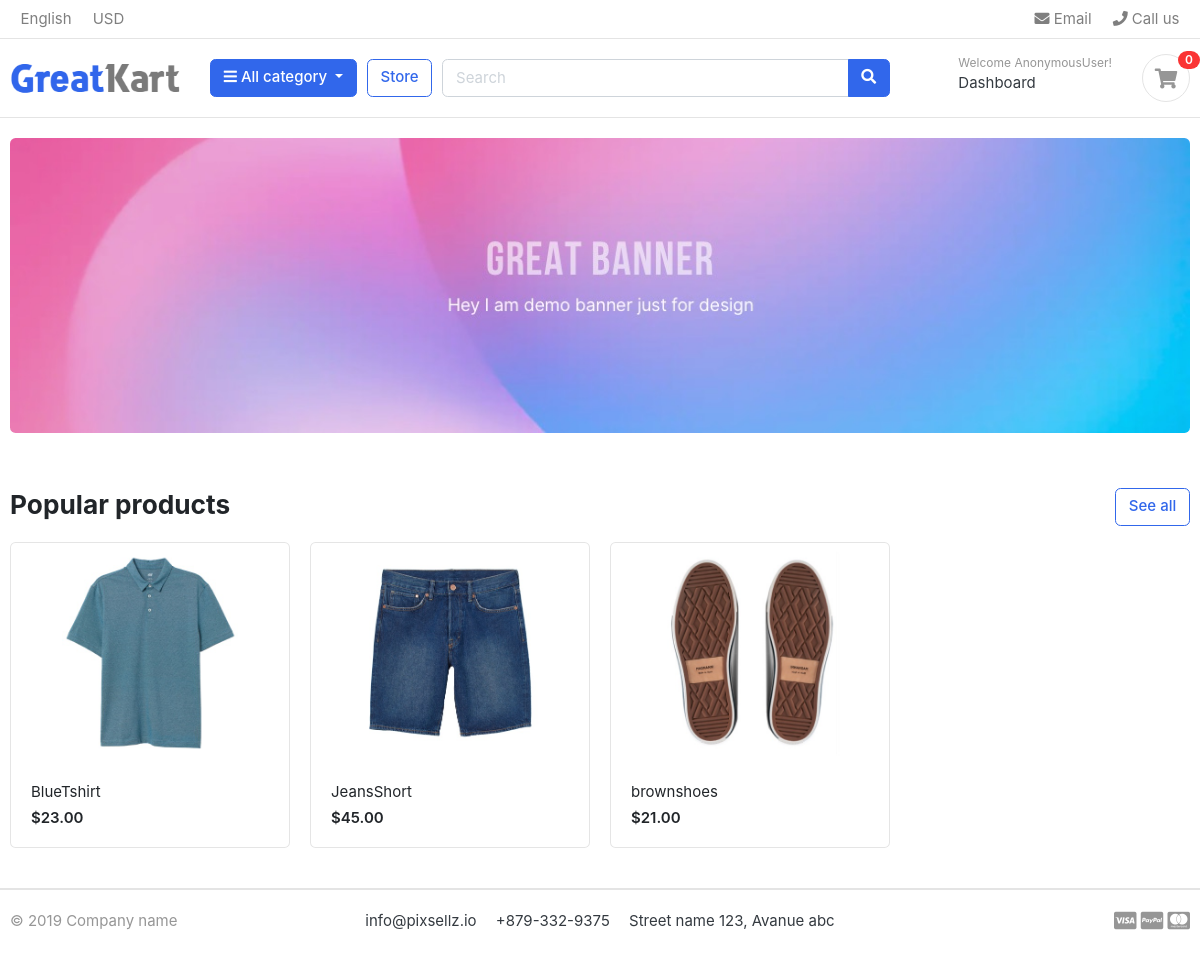
The app's page /, older data.
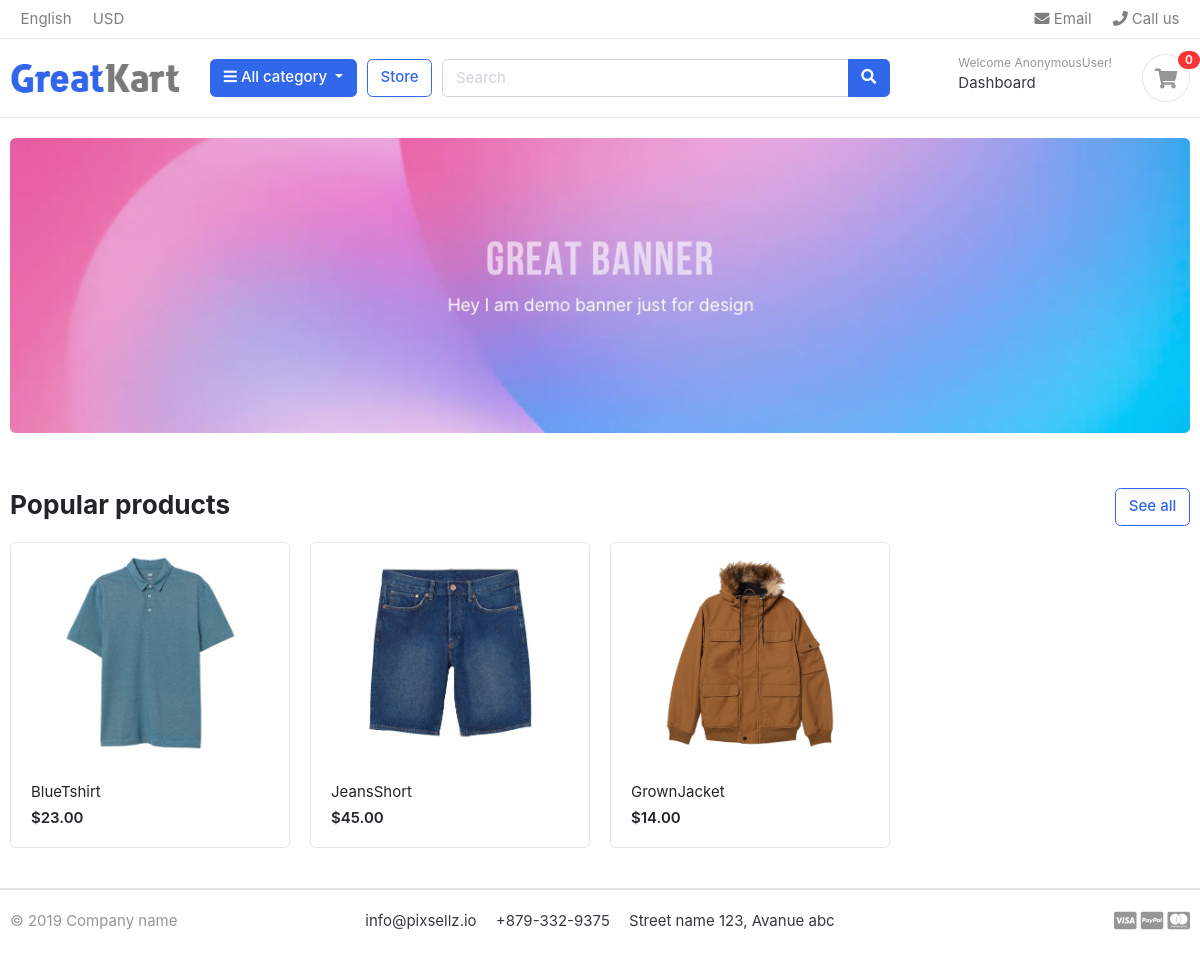
The same page, newer data.
### Order/models.py (models this page shows, shortened)
class OrderDetail(models.Model):
    orderdetail=models.ForeignKey(Order,on_delete=models.CASCADE)
    productorder=models.ForeignKey(ProductDetail,on_delete=models.CASCADE)
    order_count=models.IntegerField(default=1)
    purchase=models.BooleanField(default=False)
    received=models.BooleanField(default=False)

### Product/models.py (models this page shows, shortened)
class ProductDetail(models.Model):
    Pro_Detail=models.ForeignKey(Product,on_delete=models.CASCADE)
    Pro_Cat=models.ForeignKey(Category,on_delete=models.CASCADE)
    Pro_size=models.ForeignKey(Sizes,on_delete=models.CASCADE,null=True,blank=True)
    Pro_color=models.ForeignKey(Colors,on_delete=models.CASCADE,null=True,blank=True)
    objects=ProductDetail_Manger()

class Product(models.Model):
    Rate = [
        ('High', 'High'),
        ('Low', 'Low'),
        ('Affordable', 'Affordable')
    ]
    title=models.CharField(max_length=150)
    image=models.ImageField(upload_to='Photos/Product/',null=True)
    description=models.CharField(max_length=150)
    price=models.IntegerField(default=0,null=True,blank=True)
    rate=models.CharField(choices=Rate,max_length=50,null=True,blank=True)
    brand=models.CharField(max_length=50,default="Tommy")
    objects=ProductMange()

### DjangoProject/views.py (the view)
# urls.py: path('',homepage),
def homepage(request):
    return render(request,"homepage.html")

### Comments/context_processors.py
class CommentForm(ModelForm):
    class Meta:
        model=Comments
        fields=['Description']
        widgets={
            'Description':Textarea()
        }

### Categories/context_processors.py (called while the page is built)
def CategoriesItem(request):
    categories = Category.objects.all().exclude(Parentitem=None).values('ParentCategory')
    category_item = []
    for category in categories:
        for key in category:
            category_item.append(category.get(key))
    return dict(CategoriesItem=set(category_item))

### Comments/context_processors.py (called while the page is built)
def passform(request):
    return dict(commentform=CommentForm())

def pass_all_comments(request):
    return dict(comments=Comments.objects.all())

### DjangoProject/context_processors.py (called while the page is built)
def orderusercount(request):
    userid = request.user.id
    orderscount = OrderDetail.objects.filter(orderdetail__UserOder__user_id=userid,
                                             orderdetail__transaction=False).aggregate(
        userordercount=Count('productorder'))
    return dict(count=orderscount['userordercount'])

### Product/context_processors.py (called while the page is built)
def populare_product(request):
    mostcount=OrderDetail.objects.order_by('order_count')[:3]
    return dict(mostcount=mostcount)

### templates/homepage.html
{% extends "base.html" %}
{% load static %}
{% block content %}
<section class="section-intro padding-y-sm">
<div class="container">
<div class="intro-banner-wrap">
	<img src="{% static "images/banners/1.jpg" %}" class="img-fluid rounded">
</div>
</div>
</section>
<section class="section-name padding-y-sm">
<div class="container">
<header class="section-heading">
	<a href="/Search" class="btn btn-outline-primary float-right">See all</a>
	<h3 class="section-title">Popular products</h3>
</header>
<div class="row">
    {% for item in mostcount %}
	<div class="col-md-3">
		<div class="card card-product-grid">
			<a href="/ProductDetail/{{item.productorder.id   }}" class="img-wrap"> <img src="{{ item.productorder.Pro_Detail.image.url }}"> </a>
			<figcaption class="info-wrap">
				<a href="./product-detail.html" class="title">{{ item.productorder.Pro_Detail.title }}</a>
				<div class="price mt-1">${{item.productorder.Pro_Detail.price}}.00</div>
			</figcaption>
		</div>
	</div>
    {% endfor %}
</div>
</div>
</section>
{% endblock %}

### templates/base.html
{% load static %}
<!DOCTYPE HTML>
<html lang="en">
{% include 'header/HeaderRef.html' %}
<body>
{% include 'header/Header.html' with categories=categories %}
{% block content %}
{% endblock %}
{% include 'Footer/Footer.html' %}
</body>
</html>

### templates/header/HeaderRef.html (shortened to what this page needs)
{% load static %}
<head>
<link href="{% static "css/bootstrap.css" %}" rel="stylesheet" type="text/css"/>
<link href="{% static "fonts/fontawesome/css/all.min.css" %}" type="text/css" rel="stylesheet">
<link href="{% static "css/ui.css" %}" rel="stylesheet" type="text/css"/>
<link href="{% static "css/responsive.css" %}" rel="stylesheet" media="only screen and (max-width: 1200px)" />
</head>

### templates/header/Header.html (shortened to what this page needs)
{% load static %}
<header class="section-header">
<nav class="navbar p-md-0 navbar-expand-sm navbar-light border-bottom">
<div class="container">
  <div class="collapse navbar-collapse" id="navbarTop4">
    <ul class="navbar-nav mr-auto">
    	<li class="nav-item dropdown">
		 	<a href="#" class="nav-link">   English </a>
		</li>
		<li class="nav-item dropdown">
			<a href="#" class="nav-link"> USD </a>
		</li>
    </ul>
    <ul class="navbar-nav">
		<li><a href="#" class="nav-link"> <i class="fa fa-envelope"></i> Email </a></li>
		<li><a href="#" class="nav-link"> <i class="fa fa-phone"></i> Call us </a></li>
	</ul>
  </div>
</div>
</nav>
<section class="header-main border-bottom">
	<div class="container">
<div class="row align-items-center">
	<div class="col-lg-2 col-md-3 col-6">
		<a href="./" class="brand-wrap">
			<img class="logo" src="{% static "./images/logo.png" %}">
		</a>
	</div>
	<div class="col-lg col-sm col-md col-6 flex-grow-0">
		<div class="category-wrap dropdown d-inline-block float-right">
			<button type="button" class="btn btn-primary dropdown-toggle" data-toggle="dropdown">
				<i class="fa fa-bars"></i> All category
			</button>
		</div>
	</div>
	<a href="/" class="btn btn-outline-primary">Store</a>
	<div class="col-lg  col-md-6 col-sm-12 col">
		<form action="/Search" method="get" class="search">
			<div class="input-group w-100">
			    <input name="q" value="{{ request.get.q}}" type="text" class="form-control" style="width:60%;" placeholder="Search">
			    <div class="input-group-append">
			      <button class="btn btn-primary" type="submit">
			        <i class="fa fa-search"></i>
			      </button>
			    </div>
		    </div>
		</form>
	</div>
	<div class="col-lg-3 col-sm-6 col-8 order-2 order-lg-3">
				<div class="d-flex justify-content-end mb-3 mb-lg-0">
                    {% if user %}
					<div class="widget-header">
						<small class="title text-muted">Welcome {{ user }}!</small>
						<div>
							<a href="/DashboardPage"> Dashboard</a>
						</div>
					</div>
                    {% endif %}
					<a href="/CartPage" class="widget-header pl-3 ml-3">
						<div class="icon icon-sm rounded-circle border"><i class="fa fa-shopping-cart"></i></div>
						<span class="badge badge-pill badge-danger notify">{{ count }}</span>
					</a>
				</div>
			</div>
</div>
	</div>
</section>
</header>

### templates/Footer/Footer.html
{% load static %}
<footer class="section-footer border-top">
	<div class="container">
		<section class="footer-bottom border-top row">
			<div class="col-md-2">
				<p class="text-muted"> &copy 2019 Company name </p>
			</div>
			<div class="col-md-8 text-md-center">
				<span  class="px-2">info@pixsellz.io</span>
				<span  class="px-2">+879-332-9375</span>
				<span  class="px-2">Street name 123, Avanue abc</span>
			</div>
			<div class="col-md-2 text-md-right text-muted">
				<i class="fab fa-lg fa-cc-visa"></i>
				<i class="fab fa-lg fa-cc-paypal"></i>
				<i class="fab fa-lg fa-cc-mastercard"></i>
			</div>
		</section>
	</div>
</footer>

### static/css/ui.css (style rules this page uses)
html { font-family: "Inter", sans-serif; font-size: 15px; }
.img-wrap { text-align: center; display: block; }
.img-wrap img { max-width: 100%; }
.icon-xs, .icon-sm, .icon-md, .icon-lg { display: inline-block; text-align: center; flex-shrink: 0; flex-grow: 0; }
.icon-sm { width: 48px; height: 48px; line-height: 48px !important; font-size: 20px; }
.padding-y-sm { padding-top: 20px; padding-bottom: 20px; }
.section-heading { margin-bottom: 20px; margin-top: 15px; }
.section-title { color: #212529; }
p:last-child { margin-bottom: 0; }
.header-main { position: relative; padding-top: 1rem; padding-bottom: 1rem; }
.brand-wrap .logo, .navbar-brand .logo { margin-right: 7px; max-height: 42px; display: inline-block; }
.widget-header { display: inline-block; vertical-align: middle; position: relative; }
.widget-header a { color: #343a40; }
.widget-header i { color: #969696; }
.widget-header .title { display: block; }
.widget-header .notify { position: absolute; top: -3px; right: -10px; }
.footer-bottom { padding-top: 20px; padding-bottom: 20px; }
[class*=card-product] a.title { color: #212529; display: block; }
[class*=card-product] .img-wrap { overflow: hidden; position: relative; }
[class*=card-product] .img-wrap img { height: 100%; max-width: 100%; width: auto; display: inline-block; -o-object-fit: cover; object-fit: cover; }
.card-product-grid { margin-bottom: 20px; }
.card-product-grid .img-wrap { border-radius: 0.2rem 0.2rem 0 0; height: 220px; }
.card-product-grid .info-wrap { overflow: hidden; padding: 18px 20px; }
.card .img-wrap { overflow: hidden; }
.notify { position: absolute; top: -4px; right: -10px; display: inline-block; padding: 0.25em 0.6em; font-size: 12px; line-height: 1; text-align: center; border-radius: 3rem; color: #fff; background-color: #fa3434; }
.price { font-weight: 600; color: #212529; }

Row changes from the older to the newer data that the page shows:
no longer on this page (row unchanged): OrderDetail: productorder.Pro_Detail.image (picture), productorder.Pro_Detail "brownshoes", productorder.Pro_Detail.price "21"
added OrderDetail: productorder.Pro_Detail.image (picture), productorder.Pro_Detail "GrownJacket", productorder.Pro_Detail.price "14"
